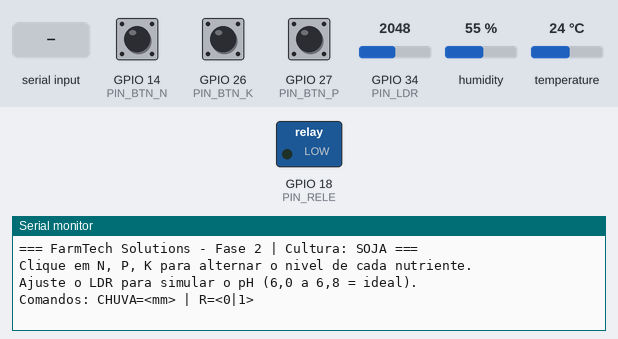
A sketch run on a simulated ESP32. Parts: switched loads named in the sketch (green lamp = pin HIGH), the last lines printed to the serial monitor. The test bench sets the inputs (shaded band); at power-on: GPIO 14 (PIN_BTN_N) HIGH, GPIO 26 (PIN_BTN_K) HIGH, GPIO 27 (PIN_BTN_P) HIGH, GPIO 34 (PIN_LDR) = 2048, humidity 55 %, temperature 24 °C (analog values on the 0–4095 scale).

Above: at 1.2 s.
1.3 s: GPIO 14 (PIN_BTN_N) pulled LOW for 0.15 s
At 3.2 s:
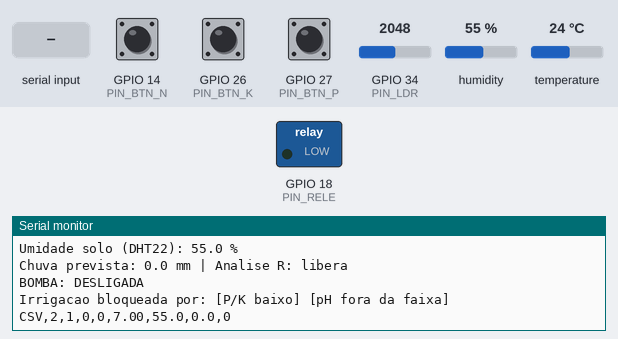
3.5 s: GPIO 26 (PIN_BTN_K) pulled LOW for 0.15 s
At 3.83 s:
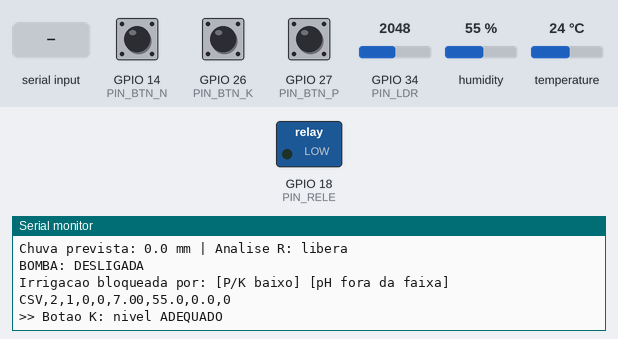
5.5 s: GPIO 27 (PIN_BTN_P) pulled LOW for 0.15 s
At 5.83 s:
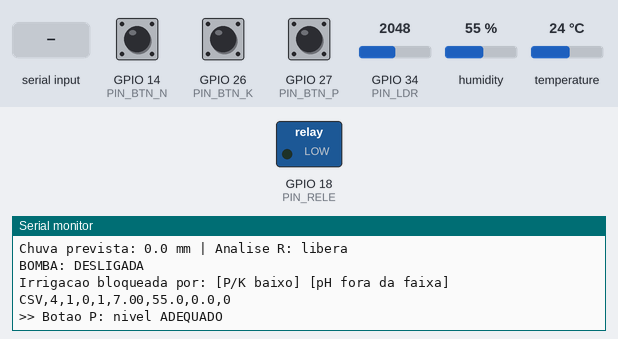
7.5 s: "CHUVA=\n" received over Serial
At 7.8 s:
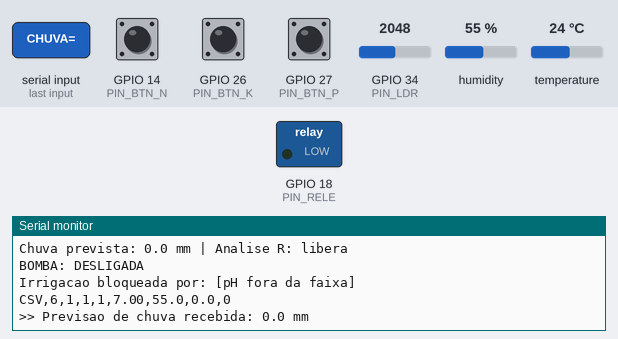
9.0 s: GPIO 14 (PIN_BTN_N) pulled LOW for 1 s
At 9.6 s:
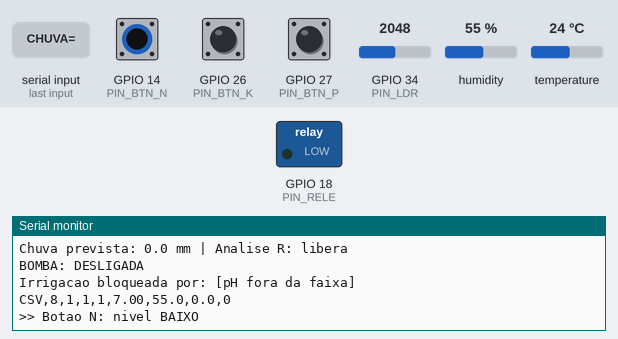
11.5 s: GPIO 26 (PIN_BTN_K) pulled LOW for 1 s
At 11.83 s:
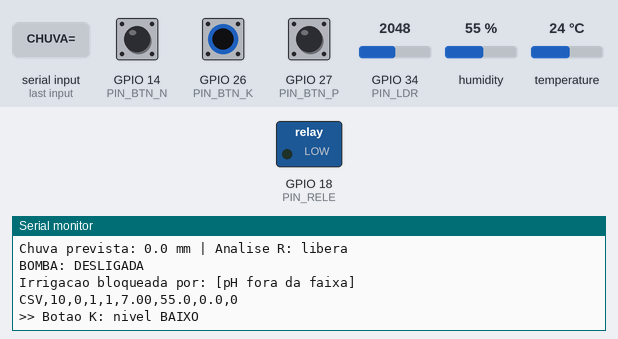
Timing chart, 0 to 14.5 s (numbered marks = the images above; inputs shaded):
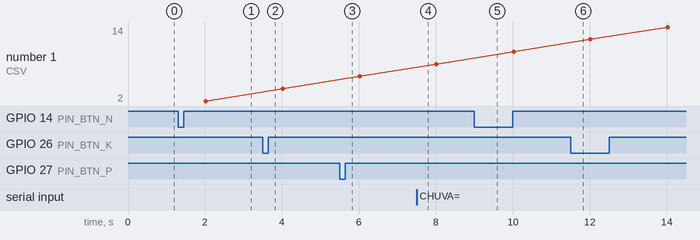

The sketch:

sketch.ino
```cpp
/*
  FarmTech Solutions - Fase 2
  Sistema de irrigação inteligente (ESP32 + Wokwi)

  Cultura escolhida: SOJA
    - N : não é exigido (a soja fixa nitrogênio do ar via bactérias)
    - P : obrigatório
    - K : obrigatório
    - pH ideal: 6,0 a 6,8
    - Irrigar quando a umidade do solo estiver baixa

  Substituições didáticas:
    - Botões verdes N, P, K  -> sensores de nutrientes (cada clique alterna OK / BAIXO)
    - LDR                    -> sensor de pH (mapeado para 0 a 14)
    - DHT22                  -> umidade do solo
    - Relé azul              -> bomba d'água

  IR ALÉM (comandos digitados no Monitor Serial, terminados com Enter):
    CHUVA=<mm>   previsão de chuva (mm) vinda do script Python/OpenWeather
    R=<0|1>      recomendação da análise estatística em R (1 = pode irrigar)
*/

#include <DHT.h>

// ---------- Pinos ----------
#define PIN_BTN_N  14
#define PIN_BTN_P  27
#define PIN_BTN_K  26
#define PIN_LDR    34   // entrada analógica (AO do módulo LDR)
#define PIN_DHT    15
#define PIN_RELE   18

#define DHTTYPE DHT22
DHT dht(PIN_DHT, DHTTYPE);

// ---------- Parâmetros da cultura (soja) ----------
const float PH_MIN           = 6.0;   // pH mínimo aceitável
const float PH_MAX           = 6.8;   // pH máximo aceitável
const float UMID_LIGA        = 60.0;  // abaixo disso o solo está seco -> liga bomba
const float UMID_DESLIGA     = 70.0;  // acima disso o solo está úmido -> desliga bomba
const float LIMITE_CHUVA_MM  = 2.0;   // previsão >= isto suspende a irrigação

// Se no seu Wokwi o pH subir quando você DIMINUIR a luz, troque para false
const bool LDR_INVERTIDO   = true;
// Relé ativo em nível alto (padrão do módulo do Wokwi)
const bool RELE_ATIVO_ALTO = true;

// ---------- Estado dos botões (N, P, K) ----------
const uint8_t PINOS_BTN[3]     = {PIN_BTN_N, PIN_BTN_P, PIN_BTN_K};
const char*   NOMES[3]         = {"N", "P", "K"};
bool          nutriente[3]     = {false, false, false}; // true = nível adequado
bool          ultimaLeitura[3] = {HIGH, HIGH, HIGH};
bool          estavel[3]       = {HIGH, HIGH, HIGH};
unsigned long tempoMudanca[3]  = {0, 0, 0};
const unsigned long DEBOUNCE_MS = 50;

// ---------- Variáveis de controle ----------
float umidade = NAN;
bool  bombaLigada = false;
unsigned long ultimoCiclo = 0;
const unsigned long INTERVALO_MS = 2000; // mínimo do DHT22

// ---------- Dados externos (Ir Além) ----------
float chuvaPrevistaMM = 0.0;  // atualizado via Serial: CHUVA=<mm>
bool  analiseR        = true; // atualizado via Serial: R=<0|1>
String bufferSerial   = "";

// Cada clique no botão alterna o nível do nutriente (OK <-> BAIXO)
void atualizarBotoes() {
  for (int i = 0; i < 3; i++) {
    bool leitura = digitalRead(PINOS_BTN[i]);
    if (leitura != ultimaLeitura[i]) {
      ultimaLeitura[i] = leitura;
      tempoMudanca[i] = millis();
    }
    if ((millis() - tempoMudanca[i]) > DEBOUNCE_MS && leitura != estavel[i]) {
      estavel[i] = leitura;
      if (estavel[i] == LOW) {            // botão foi pressionado
        nutriente[i] = !nutriente[i];
        Serial.printf(">> Botao %s: nivel %s\n", NOMES[i],
                      nutriente[i] ? "ADEQUADO" : "BAIXO");
      }
    }
  }
}

// Interpreta um comando completo recebido pelo Monitor Serial
void processarComando(String cmd) {
  cmd.trim();
  cmd.toUpperCase();
  cmd.replace(',', '.');                  // aceita 2,5 ou 2.5
  if (cmd.length() == 0) return;

  if (cmd.startsWith("CHUVA=")) {
    float v = cmd.substring(6).toFloat();
    chuvaPrevistaMM = (v < 0) ? 0 : v;
    Serial.printf(">> Previsao de chuva recebida: %.1f mm\n", chuvaPrevistaMM);
  } else if (cmd.startsWith("R=")) {
    analiseR = (cmd.substring(2).toInt() != 0);
    Serial.printf(">> Analise em R: %s\n", analiseR ? "PODE IRRIGAR" : "NAO IRRIGAR");
  } else {
    Serial.println(">> Comando desconhecido. Use CHUVA=<mm> ou R=<0|1>");
  }
}

// Lê caracteres do Serial sem bloquear o loop
void lerSerial() {
  while (Serial.available() > 0) {
    char c = (char)Serial.read();
    if (c == '\n' || c == '\r') {
      processarComando(bufferSerial);
      bufferSerial = "";
    } else if (bufferSerial.length() < 40) {
      bufferSerial += c;
    }
  }
}

// Converte a leitura do LDR (0-4095) em pH (0-14)
float lerPH() {
  int bruto = analogRead(PIN_LDR);
  float ph = bruto * 14.0 / 4095.0;
  if (LDR_INVERTIDO) ph = 14.0 - ph;
  return ph;
}

void setBomba(bool liga) {
  bombaLigada = liga;
  digitalWrite(PIN_RELE, (liga == RELE_ATIVO_ALTO) ? HIGH : LOW);
}

void setup() {
  Serial.begin(115200);
  for (int i = 0; i < 3; i++) pinMode(PINOS_BTN[i], INPUT_PULLUP);
  pinMode(PIN_RELE, OUTPUT);
  setBomba(false);
  analogReadResolution(12);
  dht.begin();

  Serial.println("=== FarmTech Solutions - Fase 2 | Cultura: SOJA ===");
  Serial.println("Clique em N, P, K para alternar o nivel de cada nutriente.");
  Serial.println("Ajuste o LDR para simular o pH (6,0 a 6,8 = ideal).");
  Serial.println("Comandos: CHUVA=<mm> | R=<0|1>");
}

void loop() {
  atualizarBotoes();
  lerSerial();

  unsigned long agora = millis();
  if (agora - ultimoCiclo < INTERVALO_MS) return;
  ultimoCiclo = agora;

  float u = dht.readHumidity();
  if (!isnan(u)) umidade = u;

  float ph = lerPH();

  // ---------- Lógica de decisão ----------
  bool nutrientesOk = nutriente[1] && nutriente[2];        // P e K (N não é exigido na soja)
  bool phOk         = (ph >= PH_MIN && ph <= PH_MAX);
  bool semChuva     = (chuvaPrevistaMM < LIMITE_CHUVA_MM);  // Ir Além 1: API de clima
  bool condicoesOk  = nutrientesOk && phOk && semChuva && analiseR;

  if (isnan(umidade)) {
    setBomba(false);                                        // segurança: sem leitura, bomba desligada
  } else if (!bombaLigada) {
    if (umidade < UMID_LIGA && condicoesOk) setBomba(true);
  } else {
    // Histerese: desliga ao atingir umidade alvo ou se as condições piorarem
    if (umidade >= UMID_DESLIGA || !condicoesOk) setBomba(false);
  }

  // ---------- Relatório ----------
  Serial.println("--------------------------------");
  Serial.printf("N: %s | P: %s | K: %s\n",
                nutriente[0] ? "OK" : "BAIXO",
                nutriente[1] ? "OK" : "BAIXO",
                nutriente[2] ? "OK" : "BAIXO");
  Serial.printf("pH (LDR): %.2f  [%s]\n", ph, phOk ? "ideal" : "fora da faixa");
  Serial.printf("Umidade solo (DHT22): %.1f %%\n", umidade);
  Serial.printf("Chuva prevista: %.1f mm | Analise R: %s\n",
                chuvaPrevistaMM, analiseR ? "libera" : "bloqueia");
  Serial.printf("BOMBA: %s\n", bombaLigada ? "LIGADA" : "DESLIGADA");

  // Explica por que a irrigação está bloqueada mesmo com solo seco
  if (!isnan(umidade) && umidade < UMID_LIGA && !bombaLigada) {
    Serial.print("Irrigacao bloqueada por:");
    if (!nutrientesOk) Serial.print(" [P/K baixo]");
    if (!phOk)         Serial.print(" [pH fora da faixa]");
    if (!semChuva)     Serial.print(" [previsao de chuva]");
    if (!analiseR)     Serial.print(" [analise R]");
    Serial.println();
  }

  // Linha CSV para a análise em R: tempo_s,n,p,k,ph,umidade,chuva_mm,bomba
  Serial.printf("CSV,%lu,%d,%d,%d,%.2f,%.1f,%.1f,%d\n",
                agora / 1000,
                nutriente[0], nutriente[1], nutriente[2],
                ph, umidade, chuvaPrevistaMM, bombaLigada);
}
```

Measured:
- after the input at 1.3 s, the serial monitor: prints a new line after 0.05 s (image 1)
- after the input at 3.5 s, the serial monitor: prints a new line after 0.05 s (image 2)
- after the input at 5.5 s, the serial monitor: prints a new line after 0.05 s (image 3)
- after the input at 7.5 s, the serial monitor: prints a new line at once (image 4)
- after the input at 9.0 s, the serial monitor: prints a new line after 0.05 s (image 5)
- after the input at 11.5 s, the serial monitor: prints a new line after 0.05 s (image 6)
